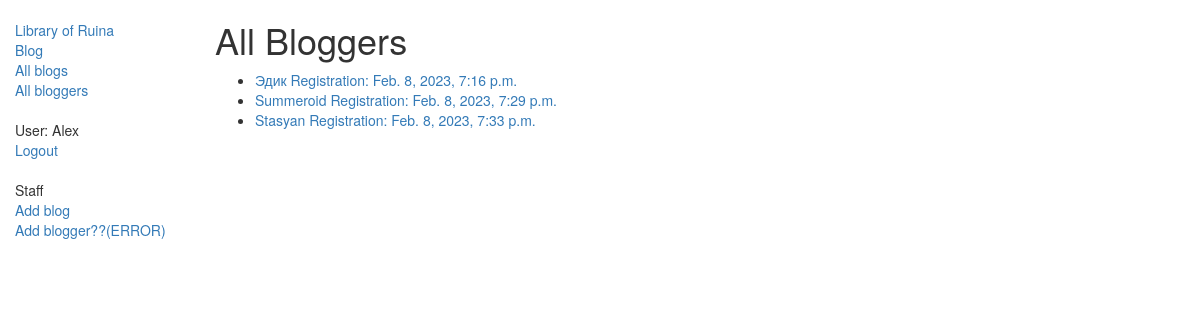
/blog/bloggers (signed in), run on the app's committed database.
### blog/models.py (models this page shows, shortened)
class Blogger(models.Model):
    name = models.CharField(max_length=100, help_text="Enter a name blogger")
    description = models.TextField(max_length=2000, help_text="Enter a description of blogger")
    create_date = models.DateTimeField(default=actual_date, blank=True, null=True)
    class Meta:
        ordering = ["create_date"]
        permissions = (("can_add_blog", "Blogs moder"),)
    def get_absolute_url(self):
        return reverse("blogger-detail", args=[str(self.id)])

### blog/views.py (the view)
class BloggerListViews(LoginRequiredMixin, BaseExceptions, generic.ListView):
    model = Blogger
    template_name = "blog/blogger_list.html"
    context_object_name = "bloggers_list"
    paginate_by = 5

### integration/exception.py (called while the page is built)
    def dispatch(self, request, *arg, **kwargs):
        try:
            response = super().dispatch(request, *arg, **kwargs)
        except Exception as e:
            logger.error(f"Generic global Except, Exception message: {str(e)}")
            return self.response({"error_message": e.message}, status=400)
        if isinstance(response, (dict, list)):
            return self._response(response)
        else:
            return response

### blog/templates/blog/blogger_list.html
{% extends "base_blog_template.html" %}
{% block content %}
    <h1>All Bloggers</h1>
    {% if bloggers_list %}
    <ul>
      {% for blogger in bloggers_list %}
      <li>
        <a href="{{ blogger.get_absolute_url }}">{{ blogger.name }} Registration: {{ blogger.create_date }}</a>
      </li>
      {% endfor %}
    </ul>
    {% else %}
      <p>There are no bloggers in the BLOG.</p>
    {% endif %}
{% endblock %}

### blog/templates/base_blog_template.html (shortened to what this page needs)
<!DOCTYPE html>
<html lang="en">
<head>
  <link rel="stylesheet" href="https://maxcdn.bootstrapcdn.com/bootstrap/3.3.7/css/bootstrap.min.css">
  {% load static %}
  <link rel="stylesheet" href="{% static 'css/styles.css' %}">
</head>
<body>
  <div class="container-fluid">
    <div class="row">
      <div class="col-sm-2">
        {% block sidebar %}
            <ul class="sidebar-nav">
                <li><a href="{% url 'index' %}">Library of Ruina</a></li>
                <li><a href="{% url 'index_blog' %}">Blog</a></li>
                <li><a href="{% url 'blogs' %}">All blogs</a></li>
                <li><a href="{% url 'bloggers' %}">All bloggers</a></li>
            </ul>
            <ul class="sidebar-nav">
                {% if user.is_authenticated %}
                    <li>User: {{ user.get_username }}</li>
                    <li><a href="{% url 'logout'%}?next={{request.path}}">Logout</a></li>
                    {% else %}
                        <li><a href="{% url 'login'%}?next={{request.path}}">Login</a></li>
                    {% endif %}
            </ul>
            <ul class="sidebar-nav">
                {% if perms.catalog.can_add_blog %}
                    <li>Staff</li>
                    <li><a href="{% url 'blog-create' %}">Add blog</a> </li>
                    <li><a href="{% url 'book-create' %}">Add blogger??(ERROR)</a> </li>
                {% endif %}
            </ul>
     {% endblock %}
      </div>
      <div class="col-sm-10 ">
      {% block content %}{% endblock %}
      </div>
    </div>
  </div>
</body>
</html>

### catalog/static/css/styles.css (style rules this page uses)
.sidebar-nav { margin-top: 20px; padding: 0; list-style: none; }

### data on the page
Blogger: name "Эдик", create_date "Feb. 8, 2023, 7:16 p.m."
Blogger: name "Summeroid", create_date "Feb. 8, 2023, 7:29 p.m."
Blogger: name "Stasyan", create_date "Feb. 8, 2023, 7:33 p.m."

### other printed values
{{ user.get_username }} "Alex"
